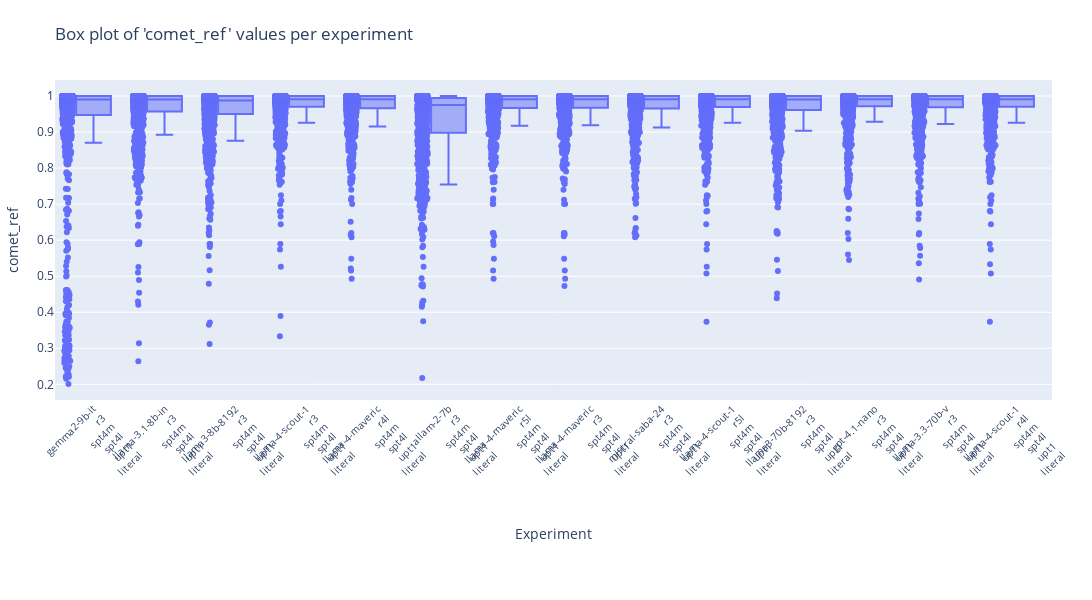

Source (notebook cell):
### Code cell
plot_metric_distribution('results/en2es/full_results', 'comet_ref', 'literal')

### Figure 1 — Plotly figure (JSON) as saved in the notebook; plotly's stock layout.template omitted (floating-point values rounded to 4 significant figures; data arrays with more than 128 entries replaced by an {"elided": "..."} marker saying what was removed)
{"data": [{"alignmentgroup": "True", "boxpoints": "all", "hovertemplate": "Experiment=%{x}<br>comet_ref=%{y}<extra></extra>", "legendgroup": "", "marker": {"color": "#636efa"}, "name": "", "notched": false, "offsetgroup": "", "orientation": "v", "showlegend": false, "type": "box", "x": {"elided": "14000 str values"}, "x0": " ", "xaxis": "x", "y": {"elided": "14000 float values"}, "y0": " ", "yaxis": "y"}], "layout": {"boxmode": "group", "height": 600, "legend": {"tracegroupgap": 0}, "margin": {"b": 200, "l": 40, "r": 40, "t": 80}, "title": {"text": "Box plot of 'comet_ref' values per experiment"}, "width": 1800, "xaxis": {"anchor": "y", "domain": [0, 1], "tickangle": -45, "tickfont": {"size": 10}, "title": {"text": "Experiment"}}, "yaxis": {"anchor": "x", "domain": [0, 1], "title": {"text": "comet_ref"}}}}
